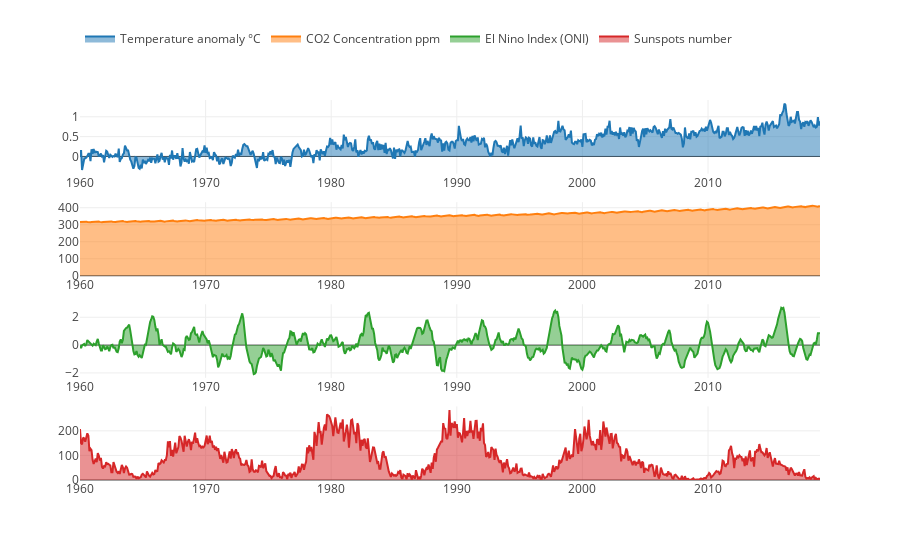

Notebook code for this chart:
### Markdown cell above
## Excersise 1

### Code cell
trace1 = go.Scatter(
  x=glb_range.index,
  y=glb_range.anomaly,
  name='Temperature anomaly °C',
  fill='tozeroy'
)
trace2 = go.Scatter(
  x=co2_range.index,
  y=co2_range.CO2filled,
  name='CO2 Concentration ppm',
  fill='tozeroy'
)
trace3 = go.Scatter(
  x=oni_range.index,
  y=oni_range.ANOM,
  name='El Nino Index (ONI)',
  fill='tozeroy'
)

trace4 = go.Scatter(
    x=sunspots_range.index,
    y=sunspots_range.SNvalue,
  name='Sunspots number',
  fill='tozeroy'
)



fig = tools.make_subplots(rows=4, cols=1)

fig.append_trace(trace1, 1, 1)
fig.append_trace(trace2, 2, 1)
fig.append_trace(trace3, 3, 1)
fig.append_trace(trace4, 4, 1)


fig['layout'].update(legend=dict(x=0, y=1.2,
                orientation="h")
                )

#generates html file of the visualization
py.plot(fig, filename='small-multiples-excersise1.html')
#plots the visualization in jupyter
py.iplot(fig, filename='small-multiples-excersise1.html')

### Figure 1 — Plotly figure (JSON) as saved in the notebook; plotly's stock layout.template omitted (floating-point values rounded to 4 significant figures; data arrays with more than 128 entries replaced by an {"elided": "..."} marker saying what was removed)
{"data": [{"fill": "tozeroy", "name": "Temperature anomaly °C", "type": "scatter", "uid": "eee5ce64-3a8c-11e9-aa9f-309c23011465", "x": {"elided": "708 str values"}, "xaxis": "x", "y": {"elided": "708 float values"}, "yaxis": "y"}, {"fill": "tozeroy", "name": "CO2 Concentration ppm", "type": "scatter", "uid": "eee81874-3a8c-11e9-80fa-309c23011465", "x": {"elided": "708 str values"}, "xaxis": "x2", "y": {"elided": "708 float values"}, "yaxis": "y2"}, {"fill": "tozeroy", "name": "El Nino Index (ONI)", "type": "scatter", "uid": "eeea3b74-3a8c-11e9-8c50-309c23011465", "x": {"elided": "708 str values"}, "xaxis": "x3", "y": {"elided": "708 float values"}, "yaxis": "y3"}, {"fill": "tozeroy", "name": "Sunspots number", "type": "scatter", "uid": "eeec5e74-3a8c-11e9-ba23-309c23011465", "x": {"elided": "708 str values"}, "xaxis": "x4", "y": {"elided": "708 float values"}, "yaxis": "y4"}], "layout": {"legend": {"orientation": "h", "x": 0, "y": 1.2}, "xaxis": {"anchor": "y", "domain": [0, 1]}, "xaxis2": {"anchor": "y2", "domain": [0, 1]}, "xaxis3": {"anchor": "y3", "domain": [0, 1]}, "xaxis4": {"anchor": "y4", "domain": [0, 1]}, "yaxis": {"anchor": "x", "domain": [0.8063, 1]}, "yaxis2": {"anchor": "x2", "domain": [0.5375, 0.7312]}, "yaxis3": {"anchor": "x3", "domain": [0.2687, 0.4625]}, "yaxis4": {"anchor": "x4", "domain": [0, 0.1938]}}}
